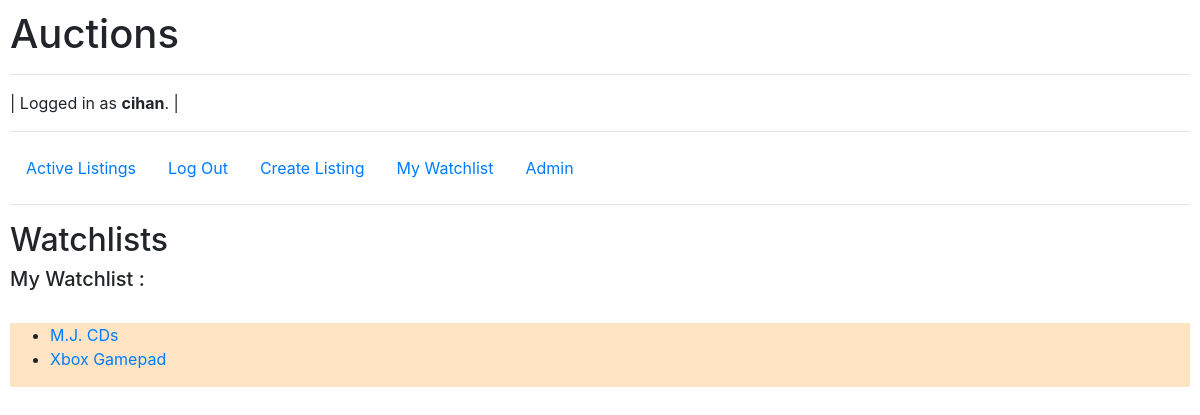
/user_watchlist/4 (signed in), run on the app's committed database.
### auctions/models.py (models this page shows, shortened)
class User(AbstractUser):
    pass

class Listing(models.Model):
    user_id = models.ForeignKey(User, on_delete=CASCADE)  #many to one relationship with User model
    item_name = models.CharField(max_length=64, blank=False)
    product_category = models.CharField(max_length=32, blank=False)
    product_details = models.TextField(max_length=256, blank=False)
    listing_image_link = models.CharField(max_length=256,blank=True )
    listing_image = models.ImageField(blank = True, upload_to='img/%Y/%m/%d')
    price = models.DecimalField(decimal_places=2, max_digits=6, blank=False)
    watchlist = models.ManyToManyField(User,related_name='watchlist',default=None, blank=True)
    last_bid = models.DecimalField(decimal_places=2, max_digits=6, default=0 )

### auctions/views.py (the view)
# urls.py: path("user_watchlist/<int:user_id>",views.user_watchlist_view, name='user_watchlist'),
def user_watchlist_view(request,user_id):
    watchlist_items = Listing.objects.filter(watchlist__id=user_id)
    return render(request,"auctions/user_watchlist.html",{
        'watchlist_items':watchlist_items
    })

### auctions/templates/auctions/user_watchlist.html
{% extends "auctions/layout.html" %}
{% load crispy_forms_tags %}
{% block body %}
{% load static %}
    <h2>Watchlists</h2>
    <h5>My Watchlist :</h5>
     <br>
    <div class="listing_div">
        <ul>
            {%for item in watchlist_items %}
            <li><a href="{% url 'item' item.id %}">{{item.item_name}}</a></li>
            {% endfor %}
        </ul>
    </div>
{% endblock %}

### auctions/templates/auctions/layout.html (shortened to what this page needs)
{% load static %}
<!DOCTYPE html>
<html lang="en">
    <head>
        <link rel="stylesheet" href="https://stackpath.bootstrapcdn.com/bootstrap/4.4.1/css/bootstrap.min.css">
        <link href="{% static 'auctions/styles.css' %}" rel="stylesheet">
    </head>
    <body>
        <h1>Auctions</h1> <hr>|
            {% if user.is_authenticated %}
                Logged in as <strong>{{ user.username }}</strong>.
            {% else %}
                Not signed in.
            {% endif %} |<hr>
        <ul class="nav">
            <li class="nav-item">
                <a class="nav-link" href="{% url 'index' %}">Active Listings</a>
            </li>
            {% if user.is_authenticated %}
                <li class="nav-item">
                    <a class="nav-link" href="{% url 'logout' %}">Log Out</a>
                </li>
                <li class="nav-item">
                    <a class="nav-link" href="{% url 'create_listing' %}">Create Listing</a>
                </li>
                <li class="nav-item">
                    <a class="nav-link" href="{% url 'user_watchlist' user.pk %}">My Watchlist</a>
                </li>
            {% endif %}
            <li class="nav-item">
                <a class="nav-link" href="/admin">Admin</a>
            </li>
        </ul>
        <hr>
        {% block body %}
        {% endblock %}
    </body>
</html>

### auctions/static/auctions/styles.css (style rules this page uses)
body { padding: 10px; }
.listing_div { background-color:bisque; display: flex; }

### data on the page
User: username "cihan"
Listing: item_name "M.J. CDs"
Listing: item_name "Xbox Gamepad"
